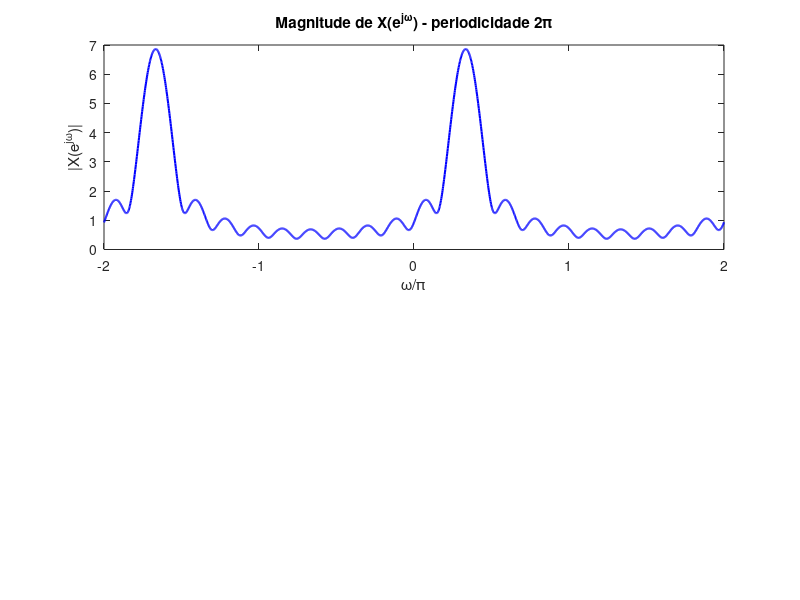

This chart was generated by the following MATLAB code: (Note: this script raises an error after producing the figure.)
% Parte III - TFTD de x[n] = (0.9*exp(j*pi/3))^n, 0 <= n <= 10
% Investigacao da periodicidade 2*pi

n = 0:10;
x = (0.9 * exp(1j*pi/3)).^n;

% Avaliar em [-2pi, 2pi] para mostrar a periodicidade
w = linspace(-2*pi, 2*pi, 2001);
X = zeros(1, 2001);
for k = 1:2001
  X(k) = sum(x .* exp(-1j * w(k) * n));
end

figure('Position', [100 100 900 500]);

subplot(2,1,1);
plot(w/pi, abs(X), 'b', 'LineWidth', 1.5);
xlabel('\omega/\pi'); ylabel('|X(e^{j\omega})|');
title('Magnitude de X(e^{j\omega}) - periodicidade 2\pi');
xline(-1, '--k'); xline(0, '--k'); xline(1, '--k'); xline(2, '--k');
xticks(-2:0.5:2);
grid on;

subplot(2,1,2);
plot(w/pi, angle(X), 'r', 'LineWidth', 1.5);
xlabel('\omega/\pi'); ylabel('\angle X(e^{j\omega}) (rad)');
title('Fase de X(e^{j\omega}) - periodicidade 2\pi');
xline(-1, '--k'); xline(0, '--k'); xline(1, '--k'); xline(2, '--k');
xticks(-2:0.5:2);
grid on;

sgtitle('TFTD de x[n] = (0,9 e^{j\pi/3})^n, 0 \leq n \leq 10');
print -dpng figuras/parte3.png
